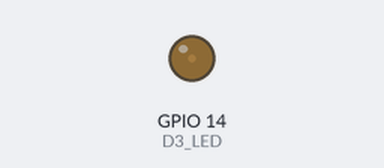
Bench run of a program on a simulated ESP32-S3. On the bench: output pins drawn as LEDs (lit = HIGH).

Above: at 0.05 s.
At 0.25 s:
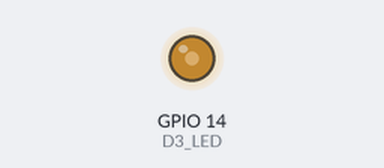
At 0.45 s:
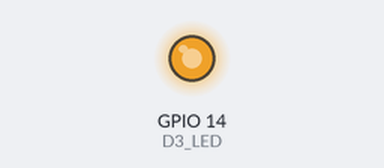
At 0.9 s:
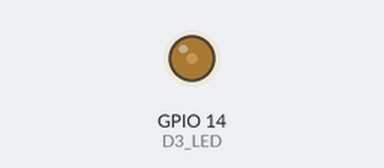
Timing chart, 0 to 3.0 s (numbered marks = the images above):
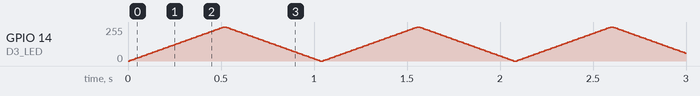

The program:

main.cpp
```cpp
#include <Arduino.h>

// 定义D3灯引脚（适配ESP32-S3，可根据实际接线修改）
const int D3_LED = 14;
// LEDC配置参数
const int LEDC_CHANNEL = 1;    // 实训要求的通道1
const int LEDC_FREQ = 128;     // 实训要求的128Hz频率
const int LEDC_RESOLUTION = 8; // 实训要求的8位计数位数
// 呼吸灯渐变步长和延时（控制渐变速度）
const int FADE_STEP = 5;
const int FADE_DELAY = 10;

void setup() {
  // 初始化LEDC通道
  ledcSetup(LEDC_CHANNEL, LEDC_FREQ, LEDC_RESOLUTION);
  // 将LEDC通道绑定到D3灯引脚
  ledcAttachPin(D3_LED, LEDC_CHANNEL);
}

void loop() {
  // 从暗到亮：占空比0到255（8位最大值）
  for (int duty = 0; duty <= 255; duty += FADE_STEP) {
    ledcWrite(LEDC_CHANNEL, duty);
    delay(FADE_DELAY);
  }
  // 从亮到暗：占空比255到0
  for (int duty = 255; duty >= 0; duty -= FADE_STEP) {
    ledcWrite(LEDC_CHANNEL, duty);
    delay(FADE_DELAY);
  }
}
```
